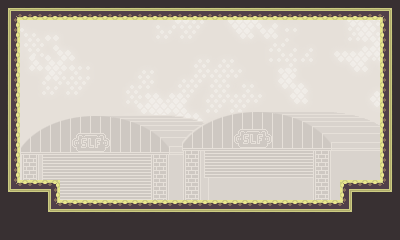

A level layout from a 2D game, rendered from its tile map. Below: a short description, then the map file with its tile-grid data intact:
An orthogonal 20x12 tile map with 20x20 px tiles, 3 tile layers (Tile Layer 1, Tile Layer 2, Tile Layer 3).

<map version="1.0" orientation="orthogonal" width="20" height="12" tilewidth="20" tileheight="20">
 <tileset firstgid="1" name="bgtiles_military" tilewidth="20" tileheight="20">
  <image source="../Art/bgtiles_military.png" width="700" height="500" />
 </tileset>
 <layer name="Tile Layer 1" width="20" height="12">
  <data encoding="csv">
107,108,109,110,111,112,113,114,115,116,117,118,119,120,121,122,123,124,125,126,
142,143,144,145,146,147,148,149,150,151,152,153,154,155,156,157,158,159,160,161,
177,178,179,180,181,182,183,184,185,186,187,188,189,190,191,192,193,194,195,196,
212,213,214,215,216,217,218,219,220,221,222,223,224,225,226,227,228,229,230,231,
247,248,249,250,251,252,253,254,255,256,257,258,259,260,261,262,263,264,265,266,
282,283,284,285,286,287,288,289,290,291,292,293,294,295,296,297,298,299,300,301,
317,318,319,320,321,322,323,324,325,326,327,328,329,330,331,332,333,334,335,336,
352,353,354,355,356,357,358,359,360,361,362,363,364,365,366,367,368,369,370,371,
387,388,389,390,391,392,393,394,395,396,397,398,399,400,401,402,403,404,405,406,
422,423,424,425,426,427,428,429,430,431,432,433,434,435,436,437,438,439,440,441,
457,458,459,460,461,462,463,464,465,466,467,468,469,470,471,472,473,474,475,476,
492,493,494,495,496,497,498,499,500,501,502,503,504,505,506,507,508,509,510,511
</data>
 </layer>
 <layer name="Tile Layer 2" width="20" height="12">
  <data encoding="csv">
0,0,0,0,0,0,0,0,0,0,0,0,0,0,0,0,0,0,0,0,
0,0,0,0,0,0,0,0,0,0,0,0,0,0,0,0,0,0,0,0,
0,0,0,0,0,0,0,0,0,0,0,0,0,0,0,0,0,0,0,0,
0,0,0,0,0,0,0,0,0,0,0,0,0,0,0,0,0,0,0,0,
0,0,0,0,0,0,0,0,0,0,0,0,0,0,0,0,0,0,0,0,
0,666,667,668,669,670,671,672,673,674,675,676,677,678,679,680,681,682,683,684,
0,701,702,703,704,705,706,707,708,709,710,711,712,713,714,715,716,717,718,719,
0,736,737,738,739,740,741,742,743,744,745,746,747,748,749,750,751,752,753,754,
0,771,772,773,774,775,776,777,778,779,780,781,782,783,784,785,786,787,788,789,
0,806,807,808,809,810,811,812,813,814,815,816,817,818,819,820,821,822,823,824,
0,841,842,843,844,845,846,847,848,849,850,851,852,853,854,855,856,857,858,859,
0,0,0,0,0,0,0,0,0,0,0,0,0,0,0,0,0,0,0,0
</data>
 </layer>
 <layer name="Tile Layer 3" width="20" height="12">
  <data encoding="csv">
273,236,237,238,239,240,236,237,238,239,240,236,237,238,239,240,236,237,238,275,
66,0,0,0,0,0,0,0,0,0,0,0,0,0,0,0,0,0,0,60,
101,0,0,0,0,0,0,0,0,0,0,0,0,0,0,0,0,0,0,95,
136,0,0,0,0,0,0,0,0,0,0,0,0,0,0,0,0,0,0,130,
171,0,0,0,0,0,0,0,0,0,0,0,0,0,0,0,0,0,0,165,
206,0,0,0,0,0,0,0,0,0,0,0,0,0,0,0,0,0,0,200,
66,0,0,0,0,0,0,0,0,0,0,0,0,0,0,0,0,0,0,60,
101,0,0,0,0,0,0,0,0,0,0,0,0,0,0,0,0,0,0,95,
136,0,0,0,0,0,0,0,0,0,0,0,0,0,0,0,0,0,0,95,
67,28,31,0,0,0,0,0,0,0,0,0,0,0,0,0,0,25,29,68,
346,346,67,27,28,29,30,27,28,26,27,28,29,26,27,28,29,68,346,346,
346,346,346,346,346,346,346,346,346,346,346,346,346,346,346,346,346,346,346,346
</data>
 </layer>
</map>
